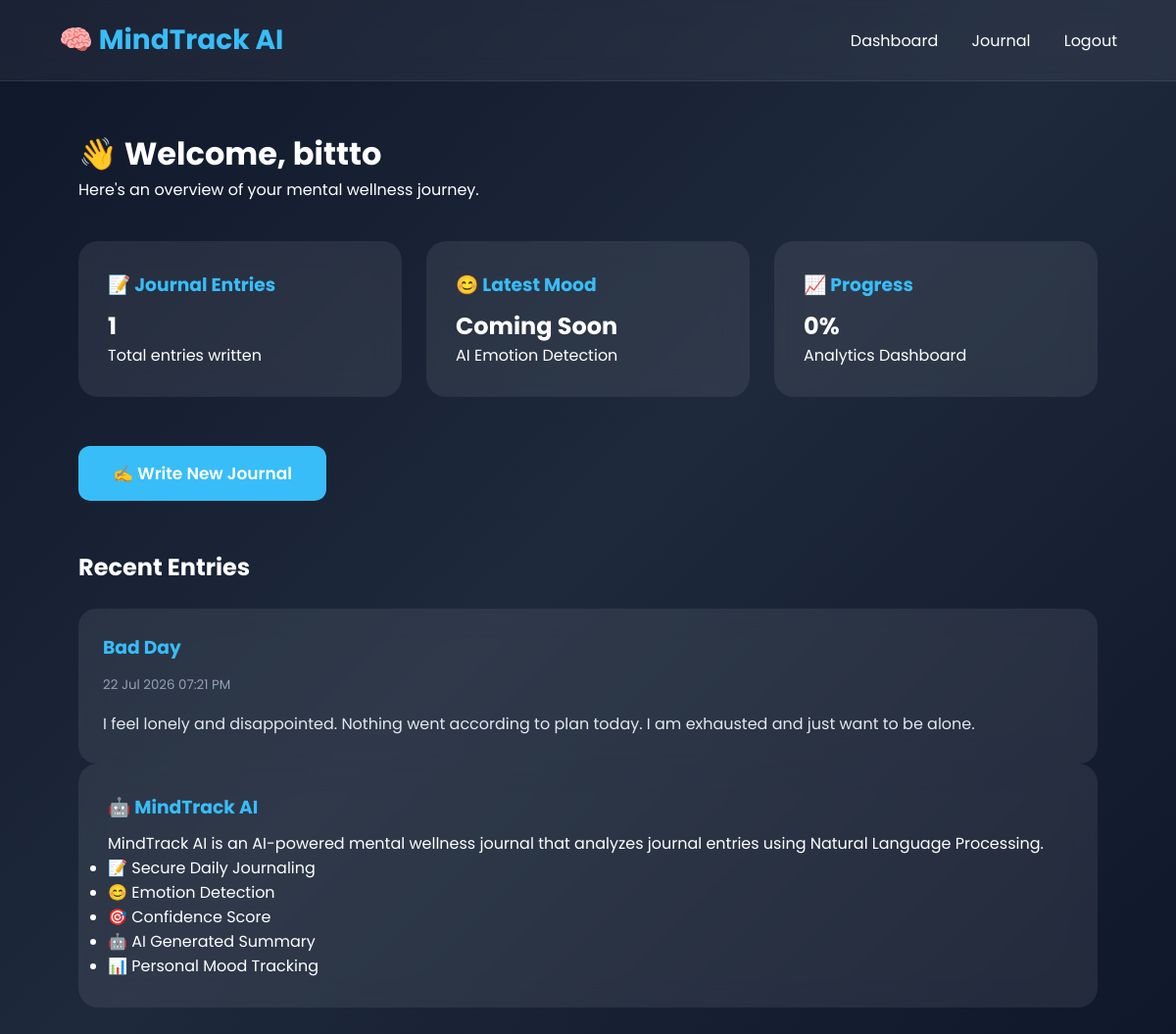
The page /dashboard (signed in) on the database its author committed.
### app.py (models this page shows)
class User(UserMixin, db.Model):
    id = db.Column(
        db.Integer,
        primary_key=True
    )
    username = db.Column(
        db.String(50),
        unique=True,
        nullable=False
    )
    email = db.Column(
        db.String(120),
        unique=True,
        nullable=False
    )
    password = db.Column(
        db.String(255),
        nullable=False
    )
    journals = db.relationship(
        "Journal",
        backref="author",
        lazy=True,
        cascade="all, delete"
    )

class Journal(db.Model):
    id = db.Column(db.Integer, primary_key=True)
    title = db.Column(db.String(200), nullable=False)
    content = db.Column(db.Text, nullable=False)
    mood = db.Column(db.String(50), default="Unknown")
    confidence = db.Column(db.Float, default=0.0)
    ai_summary = db.Column(db.Text, default="")
    created_at = db.Column(
        db.DateTime,
        default=db.func.current_timestamp()
    )
    user_id = db.Column(
        db.Integer,
        db.ForeignKey("user.id"),
        nullable=False
    )

### app.py (the view)
@app.route("/dashboard")
@login_required
def dashboard():
    return render_template(
        "dashboard.html",
        username=current_user.username
    )

### app.py (called while the page is built)
@login_manager.user_loader
def load_user(user_id):
    return User.query.get(int(user_id))

### templates/dashboard.html (shortened to what this page needs)
{% extends "base.html" %}
{% block content %}
<div class="dashboard-header">
    <h1>👋 Welcome, {{ username }}</h1>
    <p>
        Here's an overview of your mental wellness journey.
    </p>
</div>
<div class="cards">
    <div class="card">
        <h3>📝 Journal Entries</h3>
        <h2>{{ current_user.journals|length }}</h2>
        <p>Total entries written</p>
    </div>
    <div class="card">
        <h3>😊 Latest Mood</h3>
        <h2>Coming Soon</h2>
        <p>AI Emotion Detection</p>
    </div>
    <div class="card">
        <h3>📈 Progress</h3>
        <h2>0%</h2>
        <p>Analytics Dashboard</p>
    </div>
</div>
<br><br>
<a href="{{ url_for('journal') }}">
    <button class="primary-btn">
        ✍️ Write New Journal
    </button>
</a>
{% if current_user.journals %}
<h2 style="margin-top:50px;">Recent Entries</h2>
{% for entry in current_user.journals|reverse %}
<div class="journal-card">
    <h3>{{ entry.title }}</h3>
    <small>{{ entry.created_at.strftime("%d %b %Y %I:%M %p") }}</small>
    <p>{{ entry.content[:180] }}{% if entry.content|length > 180 %}...{% endif %}</p>
</div>
<div class="card shadow mt-4">
    <div class="card-body">
        <h3>🤖 MindTrack AI</h3>
        <p class="mt-3">
            MindTrack AI is an AI-powered mental wellness journal that
            analyzes journal entries using Natural Language Processing.
        </p>
        <ul>
            <li>📝 Secure Daily Journaling</li>
            <li>😊 Emotion Detection</li>
            <li>🎯 Confidence Score</li>
            <li>🤖 AI Generated Summary</li>
            <li>📊 Personal Mood Tracking</li>
        </ul>
    </div>
</div>
{% endfor %}
{% else %}
<h2 style="margin-top:50px;">No journal entries yet.</h2>
{% endif %}
{% endblock %}

### static/css/style.css (style rules this page uses)
* { margin:0; padding:0; box-sizing:border-box; font-family:'Poppins',sans-serif; }
body { min-height:100vh; background:linear-gradient( 135deg, #0f172a, #1e293b, #0f172a ); color:white; }
button { padding:15px 35px; border:none; border-radius:12px; font-size:17px; cursor:pointer; transition:.3s; font-weight:600; }
.primary-btn { background:#38bdf8; color:white; }
.cards { display:grid; grid-template-columns:repeat(auto-fit,minmax(250px,1fr)); gap:25px; margin-top:40px; }
.card { background:rgba(255,255,255,.08); backdrop-filter:blur(14px); padding:30px; border-radius:20px; transition:.3s; }
.card h3 { color:#38bdf8; margin-bottom:10px; }
.journal-card { background:rgba(255,255,255,.08); backdrop-filter:blur(14px); border-radius:18px; padding:25px; margin-top:25px; }
.journal-card h3 { color:#38bdf8; margin-bottom:10px; }
.journal-card small { color:#94a3b8; }
.journal-card p { margin-top:15px; line-height:1.8; color:#e2e8f0; }

### rows shown on the page
User: username "bittto"
Journal: title "Bad Day", created_at "22 Jul 2026 07:21 PM", content "I feel lonely and disappointed. Nothing went according to plan today. I am exhausted and just want to be alone."

### other values the page prints
{{ current_user.journals|length }} "1"
